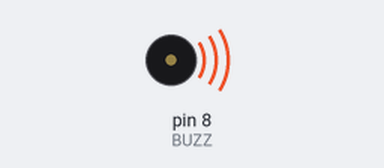
Simulated run of this sketch. Board: Arduino Uno, built with avr-gcc and run on an emulated ATmega328P. Parts: buzzer (waves = sounding).

Above: at 0.5 s.
At 7.5 s:
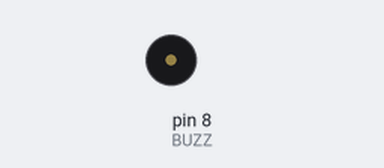
Timing chart, 0 to 10.4 s (numbered marks = the images above):
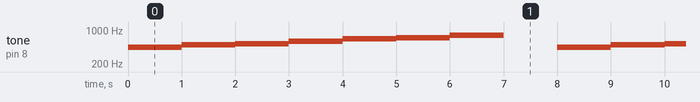

Measured:
- by itself, tone on pin 8 (BUZZ): repeats every 8.0 s: 494 Hz 1.0 s, 523 Hz 1.0 s, 587 Hz 1.0 s, 659 Hz 1.0 s, 698 Hz 1.0 s, 784 Hz 1.0 s, silent 1.0 s, 440 Hz 1.0 s

The sketch:

PassiveBuzzer.ino
```cpp
#define BUZZ 8
#define MS 1000

void setup() {
  pinMode(BUZZ,OUTPUT);
  tone(BUZZ,1000,1000);
}

void loop() {
  tone(BUZZ,440); //A4
  delay(MS);

   tone(BUZZ, 494); // B4
  delay(MS);

  tone(BUZZ, 523); // C4
  delay(MS);

  tone(BUZZ, 587); // D4
  delay(MS);

  tone(BUZZ, 659); // E4
  delay(MS);

  tone(BUZZ, 698); // F4
  delay(MS);

  tone(BUZZ, 784); // G4
  delay(MS);

  noTone(BUZZ);
  delay(MS);

}
```
